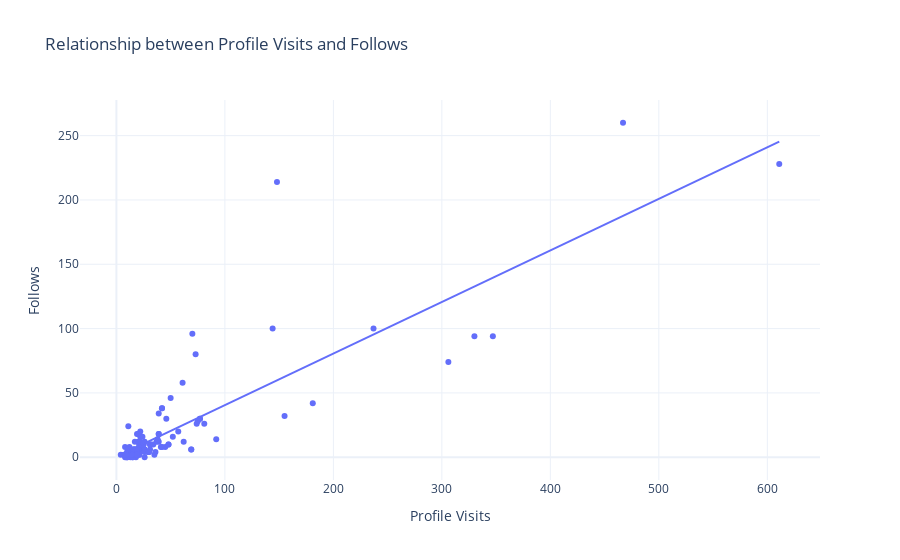

This figure's notebook cell:
### Code cell
# Creating a scatter plot for the relationship between profile visits and follows
fig = px.scatter(df, x='Profile Visits', y='Follows', title='Relationship between Profile Visits and Follows')

# Calculating the trend line (best-fit line) using numpy.polyfit
m, b = np.polyfit(df['Profile Visits'], df['Follows'], 1)
trend_line_x = np.array([df['Profile Visits'].min(), df['Profile Visits'].max()])
trend_line_y = m * trend_line_x + b

# Adding the trend line to the scatter plot
fig.add_trace(px.line(x=trend_line_x, y=trend_line_y).data[0])

# Showing the plot
fig.show()

### Figure 1 — Plotly figure (JSON) as saved in the notebook; plotly's stock layout.template omitted (floating-point values rounded to 4 significant figures)
{"data": [{"hovertemplate": "Profile Visits=%{x}<br>Follows=%{y}<extra></extra>", "legendgroup": "", "marker": {"color": "#636efa", "symbol": "circle"}, "mode": "markers", "name": "", "orientation": "v", "showlegend": false, "type": "scatter", "x": [35, 48, 62, 23, 8, 9, 26, 12, 36, 31, 29, 15, 8, 20, 181, 17, 16, 21, 77, 10, 9, 11, 144, 14, 10, 19, 69, 11, 19, 9, 57, 13, 11, 24, 81, 4, 7, 14, 18, 8, 330, 21, 19, 32, 19, 21, 14, 30, 39, 42, 31, 20, 12, 22, 306, 13, 26, 16, 15, 15, 39, 21, 8, 45, 50, 37, 25, 347, 26, 48, 16, 26, 17, 52, 22, 41, 155, 12, 22, 20, 23, 25, 17, 16, 21, 77, 10, 14, 30, 39, 42, 31, 14, 10, 19, 69, 11, 19, 9, 38, 42, 92, 75, 21, 26, 39, 74, 467, 24, 70, 22, 46, 61, 237, 73, 20, 34, 148, 611], "xaxis": "x", "y": [2, 10, 12, 8, 0, 2, 0, 6, 4, 6, 4, 0, 2, 4, 42, 6, 2, 2, 30, 0, 0, 24, 100, 2, 4, 6, 6, 6, 2, 2, 20, 2, 4, 8, 26, 2, 2, 4, 0, 2, 94, 8, 18, 10, 4, 4, 4, 4, 18, 38, 10, 12, 4, 4, 74, 0, 6, 6, 0, 6, 12, 10, 8, 8, 46, 12, 10, 94, 6, 10, 6, 4, 12, 16, 12, 8, 32, 8, 16, 6, 10, 10, 6, 2, 2, 30, 0, 4, 4, 18, 38, 10, 2, 4, 6, 6, 6, 2, 2, 14, 8, 14, 28, 18, 12, 34, 26, 260, 16, 96, 20, 30, 58, 100, 80, 18, 10, 214, 228], "yaxis": "y"}, {"hovertemplate": "x=%{x}<br>y=%{y}<extra></extra>", "legendgroup": "", "line": {"color": "#636efa", "dash": "solid"}, "marker": {"symbol": "circle"}, "mode": "lines", "name": "", "orientation": "v", "showlegend": false, "type": "scatter", "x": [4, 611], "xaxis": "x", "y": [2.066, 245.4], "yaxis": "y"}], "layout": {"legend": {"tracegroupgap": 0}, "title": {"text": "Relationship between Profile Visits and Follows"}, "xaxis": {"anchor": "y", "domain": [0, 1], "title": {"text": "Profile Visits"}}, "yaxis": {"anchor": "x", "domain": [0, 1], "title": {"text": "Follows"}}}}
